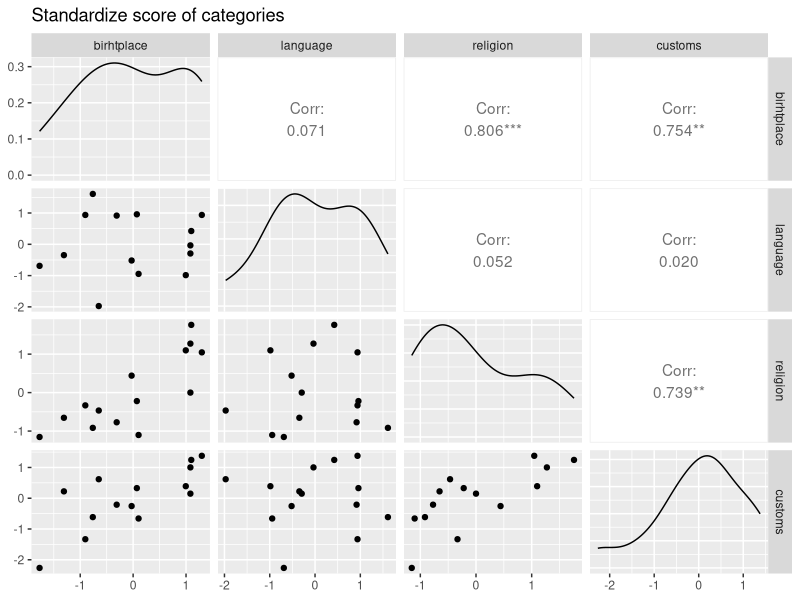
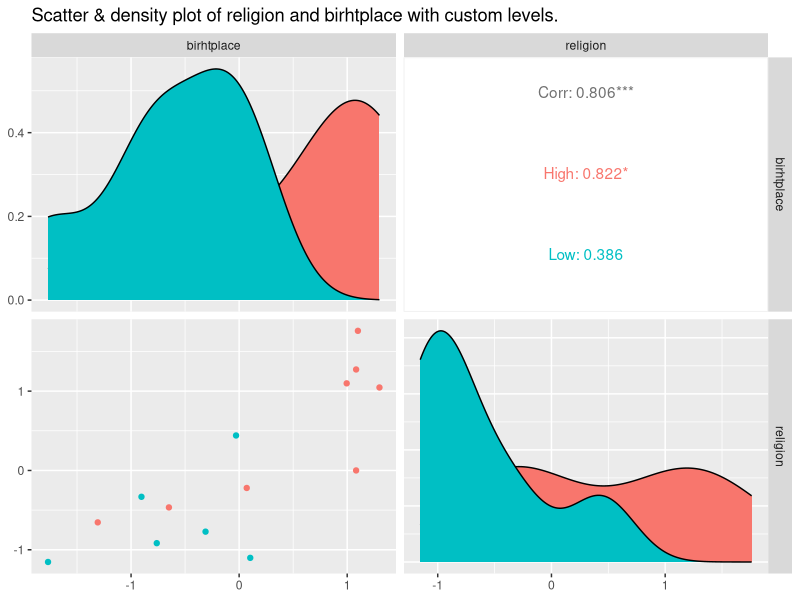

These charts were generated, in order, by the following R code:
## ---- chunk 1
knitr::opts_chunk$set(echo = TRUE)
## ---- chunk 2

library(lattice)
library(ggplot2)
library(dplyr)
library(GGally)
## ---- chunk 3
birthplace <- read.csv('data/birthplace.csv',stringsAsFactors = FALSE)
language <- read.csv('data/language.csv',stringsAsFactors = FALSE)
religion <- read.csv('data/religion.csv',stringsAsFactors = FALSE)
customs <- read.csv('data/customs.csv',stringsAsFactors = FALSE)
## ---- chunk 4
score <- function(x) {
x <-
x %>% mutate(
Total =  Very.important + Somewhat.important + Not.very.important + Not.at.all.important,
tot.score =  (
Very.important * 4 + Somewhat.important * 3 + Not.very.important * 2 + Not.at.all.important *
1) / (Total),tot.score = (tot.score - mean(tot.score)) / sd(tot.score)) %>%  arrange(Country)
return(x)
}

birthplace <- score(birthplace)
language <- score(language)
religion <- score(religion)
customs <- score(customs)
religion <- rbind(religion,c("Japan", 0, 0, 0, 0, 0, 0, 0))
religion <- arrange(religion, Country)
religion$tot.score = as.numeric(religion$tot.score)
## ---- chunk 5
total <-
        data.frame(
        Country = birthplace$Country,
        Score = birthplace$tot.score + language$tot.score + customs$tot.score + religion$tot.score
        )
print(total)
## ---- chunk 6
combined <-
        data.frame(
        country = birthplace$Country,
        birhtplace = birthplace$tot.score,
        language = language$tot.score ,
        customs = customs$tot.score,
        religion = religion$tot.score
        )
ggpairs(
        combined,
        columns = c('birhtplace', 'language', 'religion', 'customs'),
        title = 'Standardize score of categories'
        )
## ---- chunk 7
combined <-
        combined %>% mutate(level_c = ifelse(customs > mean(combined$customs), 'High', 'Low'))
ggpairs(
        combined,
        columns = c('birhtplace','religion'),
        aes(colour = level_c),title = 'Scatter & density plot of religion and birhtplace with custom levels.'
)
